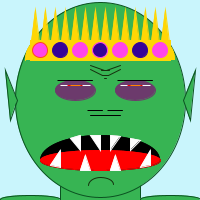
Frame 1 (no input)
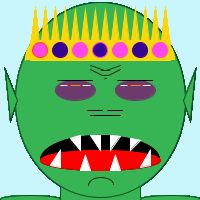
Frame 60 (the mouse pressed at the canvas centre just before this capture)
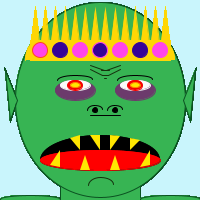
Frame 120 (the mouse held since frame 60 and released just before this capture)

The Processing sketch that drew these frames (run headless with seeded random() and noise(); from frame 60 on, the mouse is pressed at the canvas centre):

// Processing sketch: processing_76764
// ── processing_76764.pde

//Autor: Lluís R.
void setup(){
size(200,200);
background(201,245,252);
smooth();
}
void draw(){
fill(55,180,83);
stroke(11,82,33);
//coll
rect(60,180,80,60);
//cara
ellipse(100,100,170,195);  
//orelles
triangle(10,120,5,70,17,100);
triangle(190,120,195,70,183,100);
//espatlles
ellipse(30,199,60,8);
ellipse(170,199,60,8);
//ojeras
fill(108,58,108);
stroke(108,58,108);
ellipse(75,90,40,20);
ellipse(135,90,40,20);
//ulls
fill(250,250,250);
stroke(250,250,250);
ellipse(75,85,30,mouseY/10);
ellipse(135,85,30,mouseY/10);
//boca
fill(0,0,0);
stroke(0,0,0);
ellipse(100,160,120,20);
fill(0,0,0);
stroke(0,0,0);
arc(100,160,120,50,3.14,6.28);
fill(255,0,0);
stroke(255,0,0);
ellipse(100,160,120,20);
//ulls
fill(245,0,0);
stroke(245,0,0);
ellipse(135,85,15,mouseY/10);
ellipse(75,85,15,mouseY/10);
fill(255,132,0);

//parpelles
fill(55,180,83);
stroke(0,0,0);
arc(75,80,35,mouseY/10,3.14,6.28);
arc(135,80,35,mouseY/10,3.14,6.28);
//nas
arc(95,110,15,mouseX/10,3.14,6.28);
arc(115,110,15,mouseX/10,3.14,6.28);
line(90,115,120,115);
fill(0,0,0);
stroke(0,0,0);
ellipse(95,110,5,mouseX/20);
ellipse(115,110,5,mouseX/20);
//arrugas
fill(21,49,13);
stroke(21,49,13);
line(101,70,109,70);
line(104,78,106,78);
line(102,75,108,75);
line(104,70,90,65);
line(106,70,120,65);
line(102,75,90,69);
line(108,75,120,69);
//barbilla
fill(55,180,83);
arc(101,185,25,15,3.14,6.28);
//corona
fill(255,214,5);
stroke(255,214,5);
rect(30,40,140,20);
arc(40,60,30,40,3.14,6.28);
arc(160,60,30,40,3.14,6.28);
triangle(30,50,40,50,35,10);
triangle(40,50,50,50,45,10);
triangle(50,50,60,50,55,10); 
triangle(60,50,70,50,65,10);
triangle(70,50,80,50,75,10);
triangle(80,50,90,50,85,10);
triangle(90,50,100,50,95,10);
triangle(100,50,110,50,105,10);
triangle(110,50,120,50,115,10);
triangle(120,50,130,50,125,10);
triangle(130,50,140,50,135,10);
triangle(140,50,150,50,145,10);
triangle(150,50,160,50,155,10);
triangle(160,50,170,50,165,10);
fill(255,70,234);
stroke(255,70,34);
ellipse(40,50,15,15);
fill(54,3,149);
stroke(54,3,149);
ellipse(60,50,15,15);
fill(255,70,234);
stroke(255,70,234);
ellipse(80,50,15,15);
fill(54,3,149);
ellipse(100,50,15,15);
fill(255,70,234);
stroke(255,70,234);
ellipse(120,50,15,15);
fill(54,3,149);
stroke(54,3,149);
ellipse(140,50,15,15);
fill(255,70,234);
stroke(255,70,234);
ellipse(160,50,15,15);
fill(250,250,250);
stroke(250,250,250);

  if (mousePressed == true){
  fill(255,230,0);
  noStroke();
 } else {
   fill(255,255,255);
 
}
 //dents
triangle(50,165,60,167,60,150);
triangle(140,167,150,165,150,150);
triangle(80,170,90,170,85,155);
triangle(110,170,120,170,115,155);
triangle(70,138,80,135,80,150);
triangle(130,138,140,140,130,150);
triangle(90,135,100,135,100,150);
triangle(110,135,120,136,110,150);
stroke(255,132,0);
ellipse(135,85,10,mouseY/20);
ellipse(75,85,10,mouseY/20);
}
